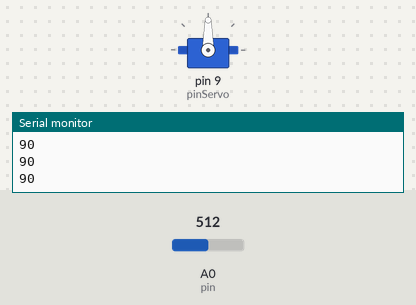
The sketch below on a simulated Arduino Uno, built with avr-gcc and run on an emulated ATmega328P. Parts: servo, the last lines printed to the serial monitor. Inputs (shaded band) come from the test bench; at power-on: A0 (pin) = 512.

Above: at 1.2 s.
1.3 s: A0 (pin) set to 716
At 2.5 s:
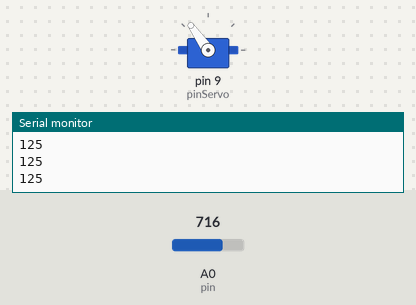
2.8 s: A0 (pin) set to 900
At 4.0 s:
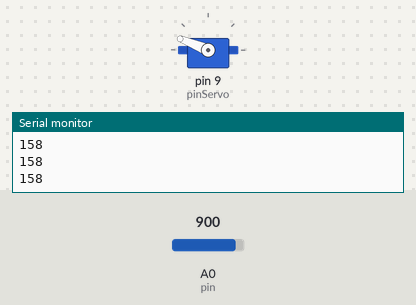
4.3 s: A0 (pin) set to 1023
At 5.1 s:
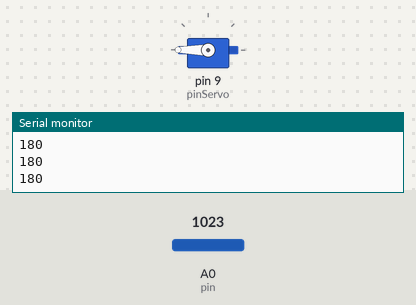
5.8 s: A0 (pin) set to 306
At 7.0 s:
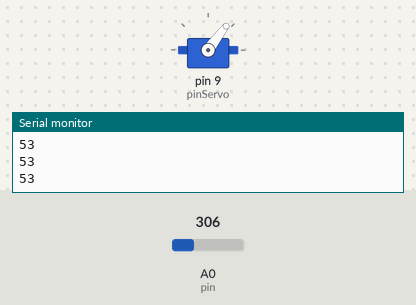
7.3 s: A0 (pin) set to 122
At 8.5 s:
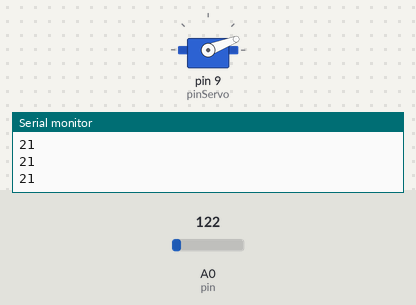
8.8 s: A0 (pin) set to 0
At 9.8 s:
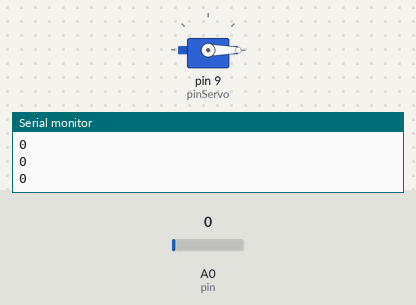
Timing chart, 0 to 11.3 s (numbered marks = the images above; inputs shaded):
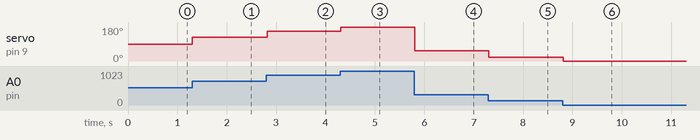

Measured:
- after the input at 1.3 s, servo on pin 9 (pinServo): 90° → 125° at once
- after the input at 2.8 s, servo on pin 9 (pinServo): 125° → 158° at once
- after the input at 4.3 s, servo on pin 9 (pinServo): 158° → 180° at once
- after the input at 5.8 s, servo on pin 9 (pinServo): 180° → 53° at once
- after the input at 7.3 s, servo on pin 9 (pinServo): 53° → 21° at once
- after the input at 8.8 s, servo on pin 9 (pinServo): 21° → 0° at once

The sketch:

Potensiometer.ino
```cpp
#include <Servo.h>
Servo servo;

const int pin = A0;
int potValue = 0;

int pinServo = 9;
int angle = 0;

void setup() {
 Serial.begin(9600);
 servo.attach(pinServo);
}

void loop() {
 potValue = analogRead(pin);
 angle = map(potValue, 0, 1023, 0, 180);
 servo.write(angle);
 Serial.println(angle);
 delay(15);
}
```
